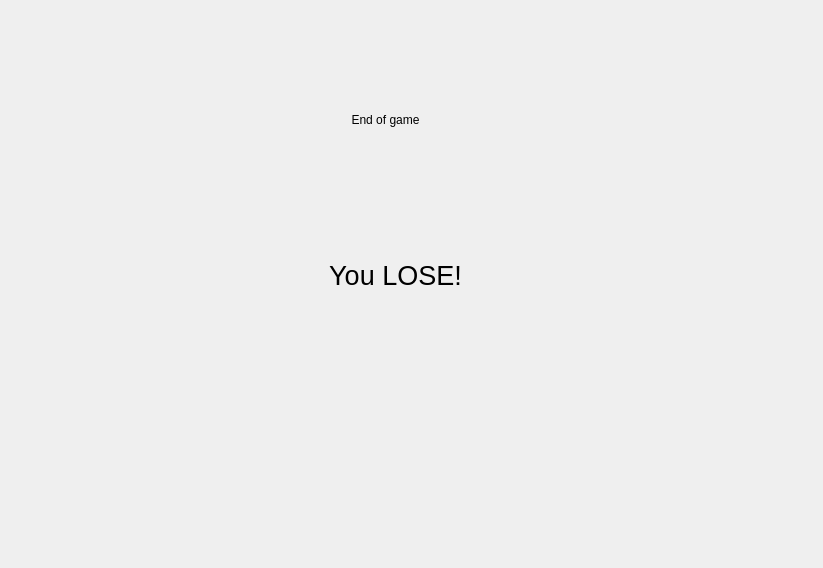
<?xml version="1.0" encoding="UTF-8"?>
<ui version="4.0">
 <class>EndScreen</class>
 <widget class="QDialog" name="EndScreen">
  <property name="geometry">
   <rect>
    <x>0</x>
    <y>0</y>
    <width>823</width>
    <height>568</height>
   </rect>
  </property>
  <property name="windowTitle">
   <string>Dialog</string>
  </property>
  <widget class="QLabel" name="label">
   <property name="geometry">
    <rect>
     <x>290</x>
     <y>110</y>
     <width>191</width>
     <height>20</height>
    </rect>
   </property>
   <property name="text">
    <string>End of game</string>
   </property>
   <property name="alignment">
    <set>Qt::AlignCenter</set>
   </property>
  </widget>
  <widget class="QLabel" name="lblWinLose">
   <property name="geometry">
    <rect>
     <x>240</x>
     <y>190</y>
     <width>311</width>
     <height>171</height>
    </rect>
   </property>
   <property name="font">
    <font>
     <pointsize>20</pointsize>
    </font>
   </property>
   <property name="text">
    <string>You LOSE!</string>
   </property>
   <property name="alignment">
    <set>Qt::AlignCenter</set>
   </property>
  </widget>
 </widget>
 <resources/>
 <connections/>
</ui>
